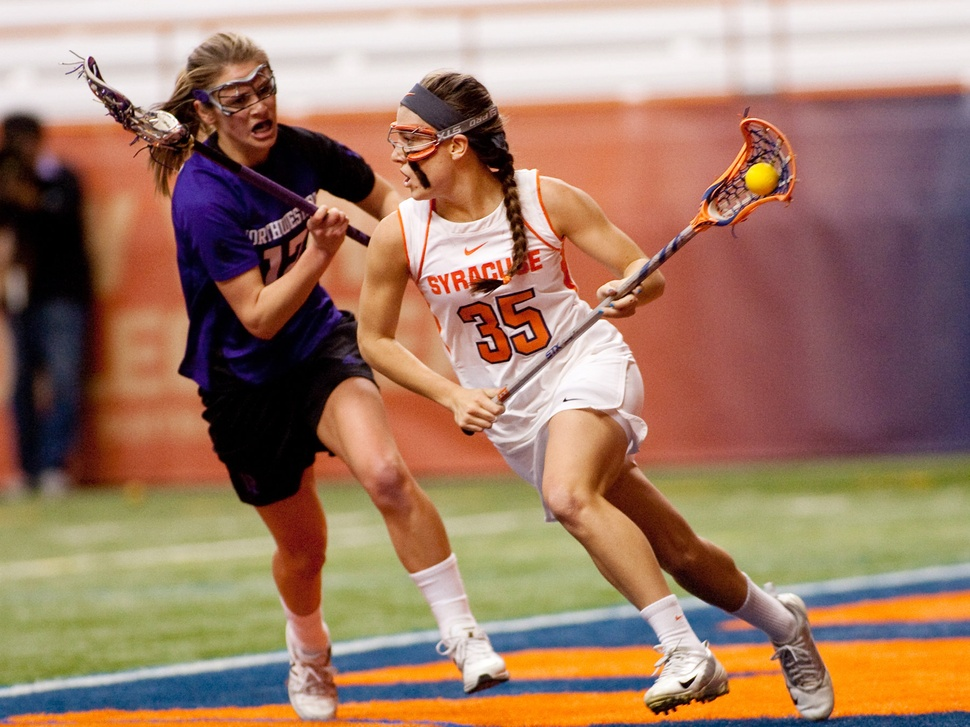
#> input picture Experiments/playing_with_opencv/womenslacrosse.jpg, 970 x 727 px, shrunk from 1800 x 1350 before the run, given in place of the camera
$ python main.py
#> lines starting #> are read from the running program, lines starting #| are printed output that depends on the picture; after the words box and inside, x2 and y2 are one past the last pixel; in counts of white or black regions, pixels touching at a corner belong together
import cv2
import numpy as np

# cv2.namedWindow("preview")
cv2.namedWindow('edgedetected')
cv2.namedWindow('detected circles')
# cv2.namedWindow('blurred')
# cv2.namedWindow('blurred+edgedetected')
vc = cv2.VideoCapture(0)

if vc.isOpened(): # try to get the first frame
    rval, frame = vc.read()
#> frame is the input picture: shape (727, 970, 3); mean B, G, R 102.3, 123, 158
else:
    rval = False

while rval:
    # cv2.imshow("preview", frame)
    rval, frame = vc.read()

    # frame = cv2.GaussianBlur(frame, (31, 31), 0.2)
    frame = cv2.blur(frame, (3, 3))


    # [9 lines of commented-out code are left out]

    hsv = cv2.cvtColor(frame, cv2.COLOR_BGR2HSV)
#> hsv: shape (727, 970, 3); mean H, S, V 47.9, 112.9, 162.7

    # orange_mask = cv2.inRange(hsv, (0, 99, 142), (22, 187, 255))
    # orange_mask = cv2.inRange(hsv, (0, 104, 101), (18, 173, 255))
    orange_mask = cv2.inRange(hsv, (  0,  73, 121), ( 23, 255, 255))
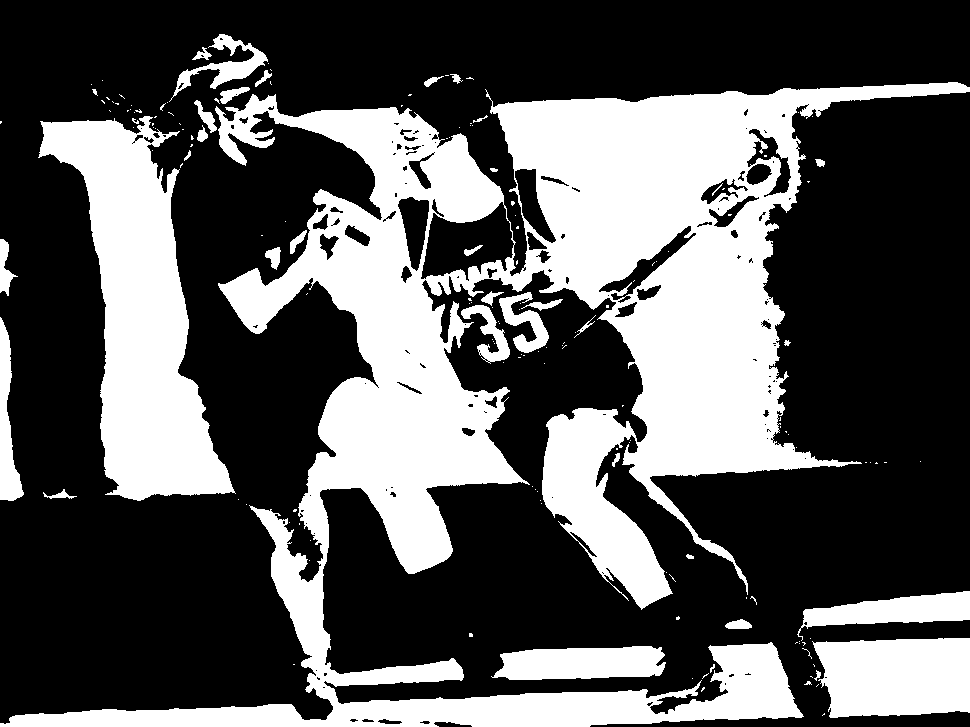
#> orange_mask: shape (727, 970); 34.5% white; 166 white regions (129 under 20 px), largest, box (x1, y1, x2, y2) and area: (0, 82, 970, 727) 179548, (38, 116, 236, 501) 34625, (812, 638, 970, 718) 10965

    # frame[orange_mask >= 150] = (255, 255, 255)
    # frame[orange_mask < 150] = (0, 0, 0)

    """
    maybe this example would work?
    """

    # [11 lines of commented-out code are left out]

    gray_frame = cv2.cvtColor(frame, cv2.COLOR_BGR2GRAY)
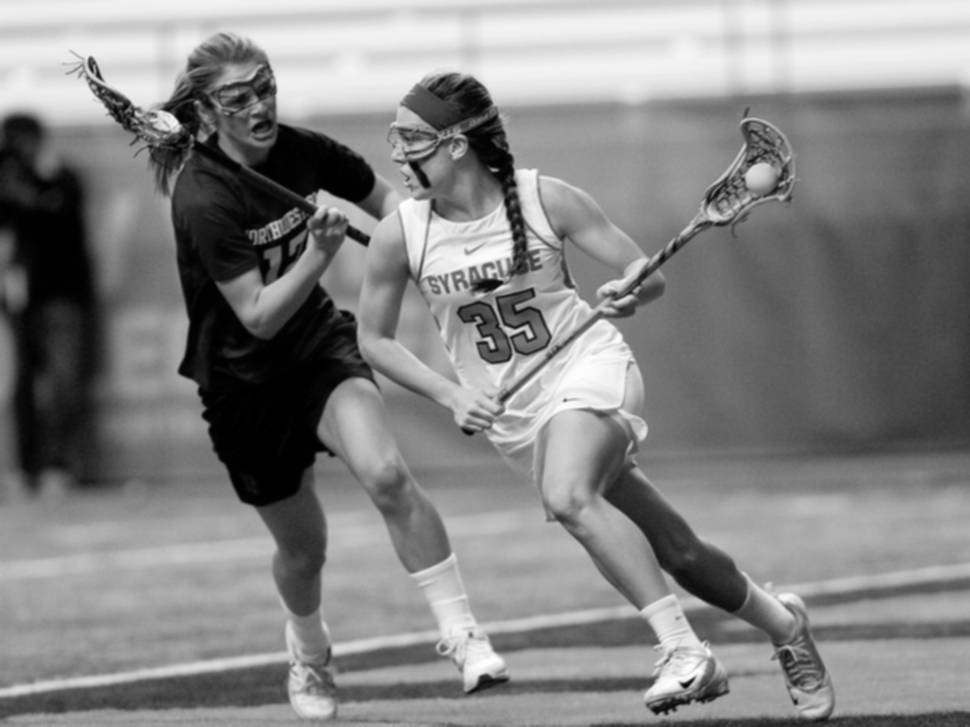
#> gray_frame: shape (727, 970); min 0, max 255, mean 131.1
    # gray_frame = cv2.cvtColor(imgrgb, cv2.COLOR_BGR2GRAY)


    hori = np.matrix([
            [1, 2, 1],
            [0, 0, 0],
            [-1, -2, -1]]
        )
    vert = np.matrix([
            [1, 0, -1],
            [2, 0, -2],
            [1, 0, -1]]
        )
    vertical = cv2.filter2D(gray_frame, ddepth=-1, kernel=vert)
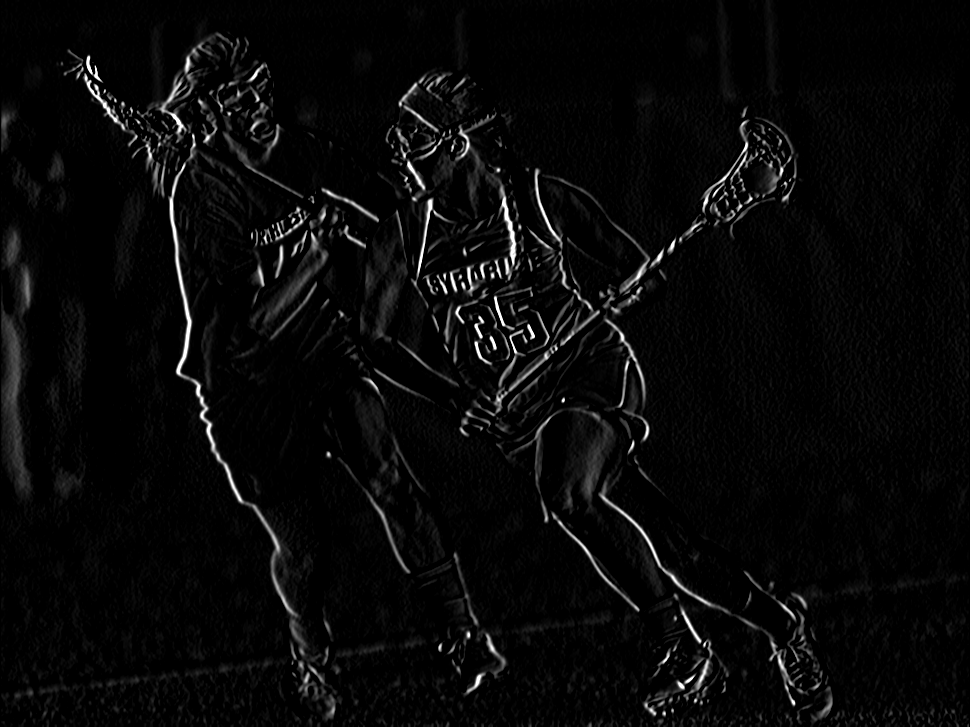
#> vertical: shape (727, 970); min 0, max 255, mean 8.8
    horizontal = cv2.filter2D(gray_frame, ddepth=-1, kernel=hori)
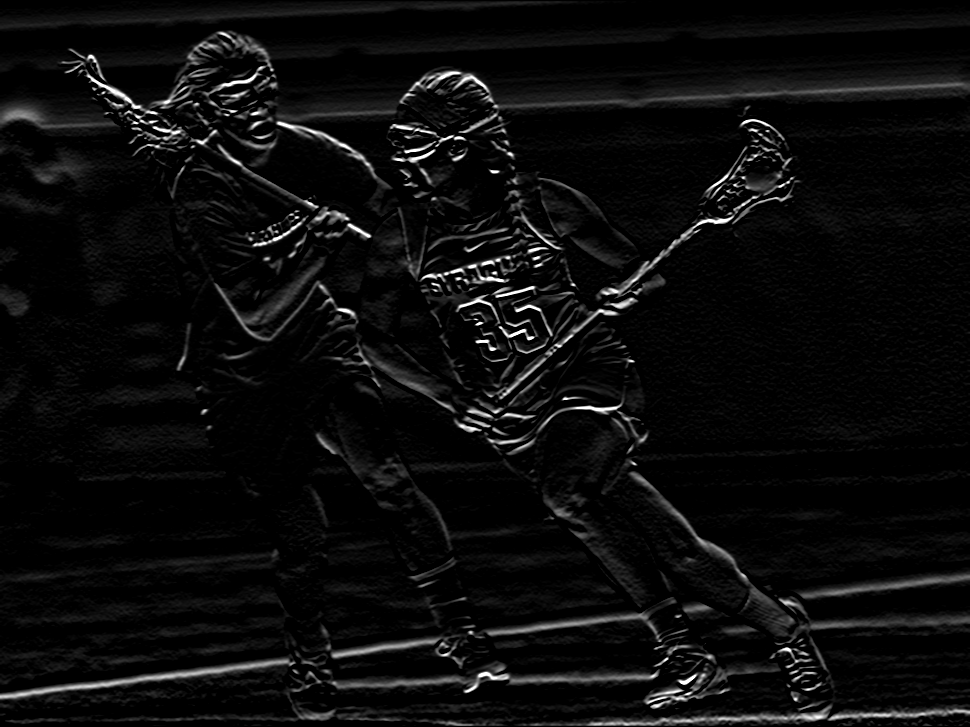
#> horizontal: shape (727, 970); min 0, max 255, mean 12
    edge_detected = vertical + horizontal
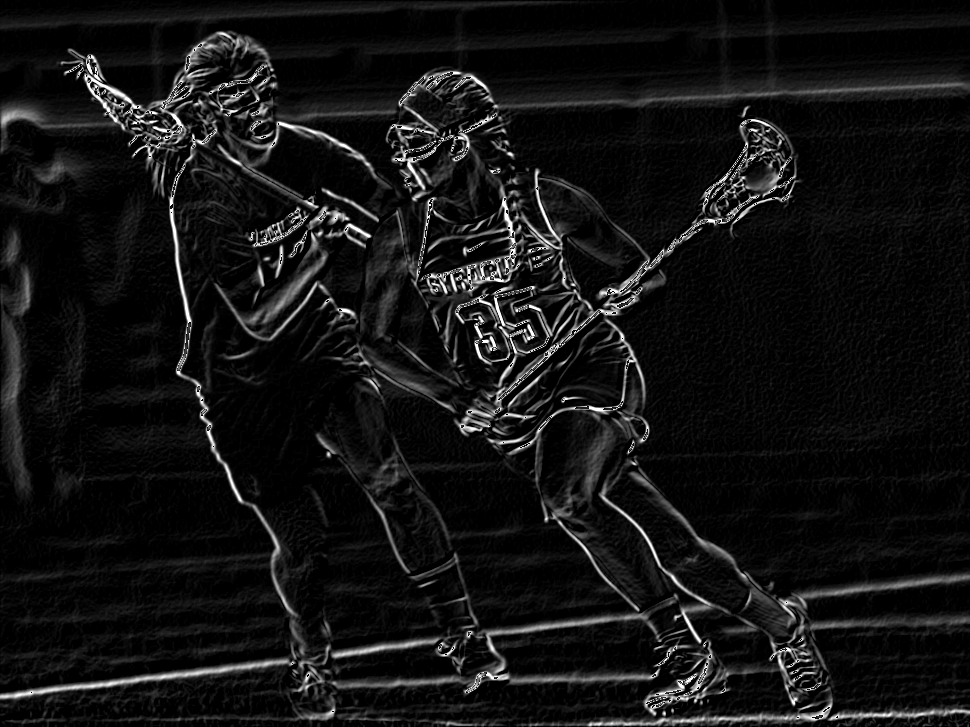
#> edge_detected: shape (727, 970); min 0, max 255, mean 19.3
    cv2.imshow("edgedetected", edge_detected)

    # gray_frame = edge_detected
    # gray_frame = cv2.medianBlur(gray_frame, 5) # they say it is extremely susceptible to noise
    rows = gray_frame.shape[0]
#> rows = 727

    # cv2.imshow("gray on blur", gray_frame)

    circles = cv2.HoughCircles(gray_frame, cv2.HOUGH_GRADIENT, 1, minDist=100,
                               param1=50, param2=30,
                               minRadius=1, maxRadius=100)
#> circles = 20 rows, first 8: [487.5, 256.5, 77.4], [571.5, 416.5, 79.6], [251.5, 187.5, 78.5], [172.5, 63.5, 79.6], [425.5, 360.5, 82.9], [731.5, 655.5, 71.9], [592.5, 286.5, 60.9], [563.5, 586.5, 95]

    # [8 lines of commented-out code are left out]

    if circles is not None:
        circles = np.uint16(np.around(circles))
#> circles = 20 rows, first 8: [488, 256, 77], [572, 416, 80], [252, 188, 78], [172, 64, 80], [426, 360, 83], [732, 656, 72], [592, 286, 61], [564, 586, 95]
        for i in circles[0, :]:
            center = (i[0], i[1])
            # circle center

            row, col = center
            print("Color", hsv[col - 1, row - 1])


            h, s, v = hsv[col - 1, row - 1]
            low  = (  0,  73, 121)
            high = ( 23, 255, 255)

            if not ( low[0] <= h <= high[0] and low[1] <= s <= high[1]  and low[2] <= v <= high[2]  ):
                continue

            cv2.circle(frame, center, 1, (0, 100, 100), 3)
            # circle outline
            radius = i[2]
            cv2.circle(frame, center, radius, (255, 0, 255), 3)
#> this loop made 20 passes
#> (i, row, col, h, s, v) on passes 1, 2, 3, 4, 8, 11, 12, 13, 15, 16, 18, 19: ([488, 256, 77], 488, 256, 15, 6, 253), ([572, 416, 80], 572, 416, 13, 70, 241), ([252, 188, 78], 252, 188, 128, 247, 32), ([172, 64, 80], 172, 64, 9, 26, 209), ([564, 586, 95], 564, 586, 34, 78, 179), ([310, 284, 72], 310, 284, 8, 227, 120), ([762, 174, 32], 762, 174, 26, 252, 254), ([352, 630, 85], 352, 630, 34, 95, 172), ([654, 534, 67], 654, 534, 5, 228, 76), ([498, 154, 49], 498, 154, 0, 213, 18), ([800, 562, 71], 800, 562, 34, 72, 171), ([474, 654, 22], 474, 654, 6, 11, 239)
#> (i, row, col, h, s, v, radius) on passes 5, 6, 7, 9, 10, 14: ([426, 360, 83], 426, 360, 11, 146, 199, 83), ([732, 656, 72], 732, 656, 18, 240, 252, 72), ([592, 286, 61], 592, 286, 8, 168, 199, 61), ([390, 176, 64], 390, 176, 10, 140, 221, 64), ([606, 184, 97], 606, 184, 8, 148, 221, 97), ([100, 166, 66], 100, 166, 8, 162, 198, 66)
#| Color [ 15   6 253]
#| Color [ 13  70 241]
#| Color [128 247  32]
#| Color [  9  26 209]
#| Color [ 11 146 199]
#| Color [ 18 240 252]
#| Color [  8 168 199]
#| Color [ 34  78 179]
#> (further printed lines are left out)
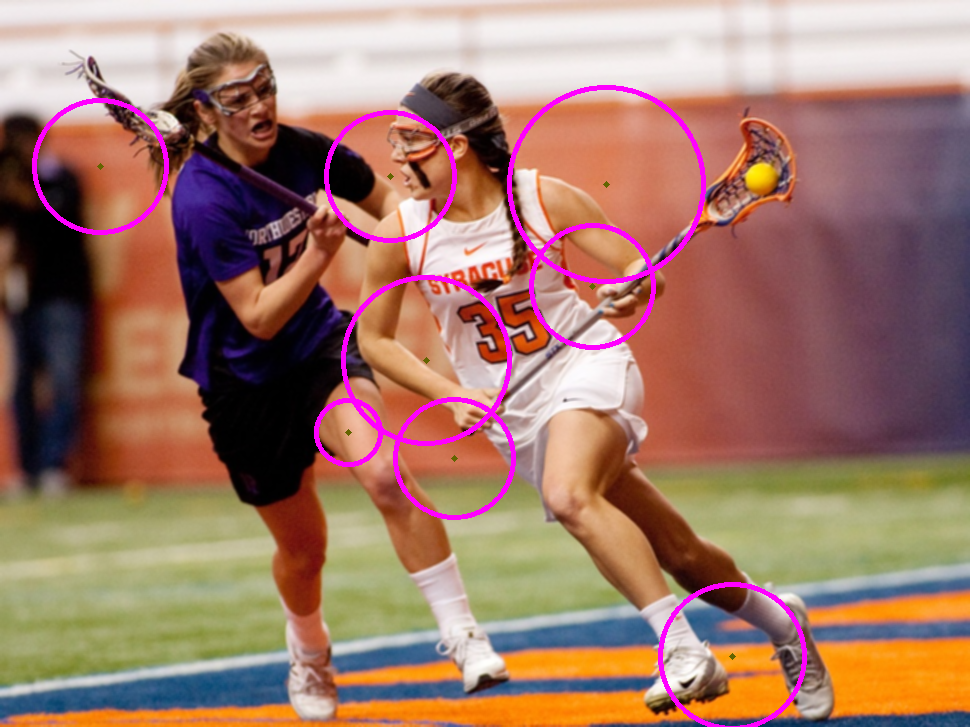
#> frame: shape (727, 970, 3); mean B, G, R 106, 120.3, 160


    cv2.imshow("detected circles", frame)


    key = cv2.waitKey(1)
#> (key q is pressed here)
    if key == ord('q'): # exit on q
        break


cv2.destroyWindow("preview")
vc.release()
